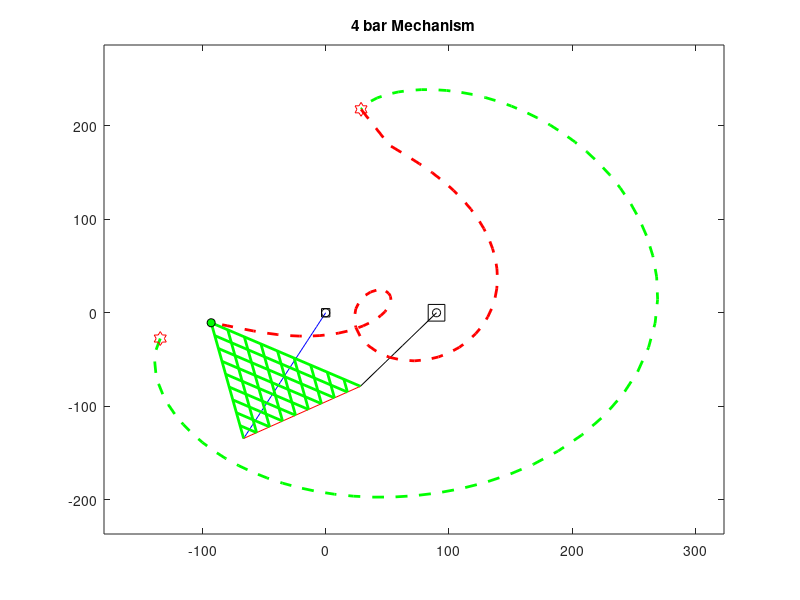

Here is the MATLAB script that generated this plot:
%% Plot Any Four Bar Linkage

clc;clear;close all
X =   [150 110 100 90 40 120];
% X =   [180 100 185 220 55 0];
% X = [r1  r2  r3  r4  Cx  Cy ];
% r1: Crank (always the smallest)
% r2: Coupler
% r3: Lever 
% r4: Frame (r3+r4>=r1+r2)
% Cu: x coordinate for coupler point wrt crank-coupler point
% Cv: y coordinate for coupler point wrt crank-coupler point
cycles = 2;% number of crank rotations
INCREMENTS = 100;% divide a rotation into this number
%% Checking geometry
P = X(1:4);
check = P;
[L locL] = max(check);
check(locL) = [];
[S locS] = min(check);
check(locS) = [];
R = check;
flag = 0;
if S==X(4) & sum(check)>(L+S)
    TITLE = '4 bar Mechanism';
elseif (S==X(1)|S==X(3)) & sum(check)>(L+S)
    TITLE = '4 bar Mechanism';
elseif S==X(2) & sum(check)>(L+S)
    TITLE = '4 bar Mechanism';
    flag  = 1;
elseif sum(check)==(L+S)
    TITLE = '4 bar Mechanism';
elseif sum(check)<(L+S)
    flag  = 1;
    TITLE = '4 bar Mechanism';
end
%%
TH1 = linspace(0,2*pi,INCREMENTS);% Input angle theta1
dig = 10;% divide links into this number
R1 = X(1); r1 = linspace(0,R1,dig);
R2 = X(2); r2 = linspace(0,R2,dig);
R3 = X(3); r3 = linspace(0,R3,dig);
R4 = X(4); r4 = linspace(0,R4,dig);
Cu = X(5); cu = linspace(0,Cu,dig);
Cv = X(6); cv = linspace(0,Cv,dig);
%% check valid region
D = sqrt(R1^2 + R4^2 - 2*R1*R4*cos(TH1));% diagonal distance between
%                           crank-coupler point and rocker-frame point
TH5 = acos((R3^2+D.^2-R2^2)./(2*R3*D));% angle between rocker and diagonal
%                                        link (d)
IMAG = imag(TH5);
[VALUES LOCATION] = find(IMAG==0);
%%
IMAG = imag(TH5);
LOCATION = IMAG==0;
LOCATION1 = find(IMAG==0);
LOC = LOCATION;
n = length(LOCATION);
n1 = length(LOCATION1);
Check = 0;
direction = 1;
for i=1:n-1
    if LOC(i+1)~=LOC(i)
        if Check==0
            direction = LOC(i);
        end
        Check = Check+1;
    end
end
%%
Rotate = 0;
if isempty(LOCATION1)
    error('Not a valid linkage');
elseif direction==0 & Check==2
    LOC1 = find(LOCATION==1);
    th1 = [TH1(LOC1) TH1(fliplr(LOC1))];
elseif n1==n
    th1 = TH1;
elseif direction==1 & Check==2
    Rotate = 1;
    loc1 = LOC(1:end-1);
    loc2 = LOC(2:end);
    [Value deadpoint] = find((loc2-loc1)~=0);
    deadp = deadpoint + [0 1];
    LOC2 = [deadp(2):n 1:deadp(1)];
    th1 = [TH1(LOC2) TH1(fliplr(LOC2))];
elseif Check==4
    Rotate = 1;
    loc1 = LOC(1:end-1);
    loc2 = LOC(2:end);
    [Value deadpoint] = find((loc2-loc1)~=0);
    deadp1 = deadpoint(1:2) + [1 0];
    deadp2 = deadpoint(3:4) + [1 0];
    fprintf('The mechanism has two disconnected upper and lower regions\n');
    DIREC = 1;
    DIREC = input('Select [1] for upper, [2] for lower    Default = [1]  ');
    if DIREC == 1
        LOC3 = [deadp1(1):deadp1(2)];
    else
        LOC3 = [deadp2(1):deadp2(2)];
    end
    th1 = [TH1(LOC3) TH1(fliplr(LOC3))];
end
d = sqrt(R1^2 + R4^2 - 2*R1*R4*cos(th1));
th5 = acos((R3^2+d.^2-R2^2)./(2*R3*d));
%%
if Rotate == 1
    d = sqrt(R1^2 + R4^2 - 2*R1*R4*cos(th1));
    th5 = acos((R3^2+d.^2-R2^2)./(2*R3*d));
    th5 = [th5(1:end/2) -th5(end/2+1:end)];
end
Ax = R1*cos(th1);
Ay = R1*sin(th1);
a = R4 - R1*cos(th1);
b = Ay;
th6 = atan2(b,a);
th4 = pi - th5 - th6;
Bx = R3*cos(th4) + R4;
By = R3*sin(th4);
th2 = atan2((By-Ay),(Bx-Ax));
Cx = Ax + Cu*cos(th2) - Cv*sin(th2);

Cy = Ay + Cu*sin(th2) + Cv*cos(th2);

% calculate display (figure) limits
xmin = 1.2*min([min(Cx) -R1 -R3]);
xmax = 1.2*max([max(Cx) R4+max([R3 max(R3*cos(th4))])]);
ymin = 1.2*min([min(Cy) -R1 -R3]);
ymax = 1.2*max([max(Cy) max([R1 R3 R3+Cv])]);
%%
increments = length(th1);
for i=1:increments
    link1x(i,:) = r1*cos(th1(i));
    link1y(i,:) = r1*sin(th1(i));
    link2x(i,:) = linspace(Ax(i),Bx(i),dig);
    link2y(i,:) = linspace(Ay(i),By(i),dig);
    link3x(i,:) = R4 + r3*cos(th4(i));
    link3y(i,:) = r3*sin(th4(i));
    Couplx1(i,:) = linspace(Ax(i),Cx(i),dig);
    Couply1(i,:) = linspace(Ay(i),Cy(i),dig);
    Couplx2(i,:) = linspace(Cx(i),Bx(i),dig);
    Couply2(i,:) = linspace(Cy(i),By(i),dig);
end
for k=1:cycles
    for i = 1:increments
        plot(link1x(i,:),link1y(i,:),'b',link2x(i,:),link2y(i,:),'r',...
            link3x(i,:),link3y(i,:),'k',Couplx1(i,:),Couply1(i,:),'r',...
            Couplx2(i,:),Couply2(i,:),'r')
        hold on
        plot([link2x(i,:) ;Couplx1(i,:)],[link2y(i,:); Couply1(i,:)],'g','linewidth',2)
        plot([link2x(i,:) ;Couplx2(i,:)],[link2y(i,:); Couply2(i,:)],'g','linewidth',2)
        plot(0,0,'sk',R4,0,'sk','MarkerSize',12)
        plot(0,0,'ok',R4,0,'ok')
        plot(Couplx1(i,end),Couply1(i,end),'ok','MarkerSize',6,...
            'MarkerFaceColor','g')
                axis([xmin xmax ymin ymax])
        if Rotate == 1 & i<=increments/2
            plot(Couplx1(1:i,end),Couply1(1:i,end),'--g','linewidth',2)
        elseif Rotate == 1
            plot(Couplx1(1:increments/2,end),Couply1(1:increments/2,end),'--g','linewidth',2)
            plot(Couplx1(increments/2:i,end),Couply1(increments/2:i,end),'--r','linewidth',2)
        else
            plot(Couplx1(1:i,end),Couply1(1:i,end),'--g','linewidth',2)
        end
        clc
        title(['\bf',TITLE])
        fprintf('Th1 = %5.2f, th5 = %5.2f, D = %7.2f\n',th1(i),th5(i),d(i))
        YY = input('Hit Enter    ');
        hold off
    end
end
if Rotate==1
    hold on
    plot(Couplx1([1 end/2],end),Couply1([1 end/2],end),'hr','MarkerSize',10)
end